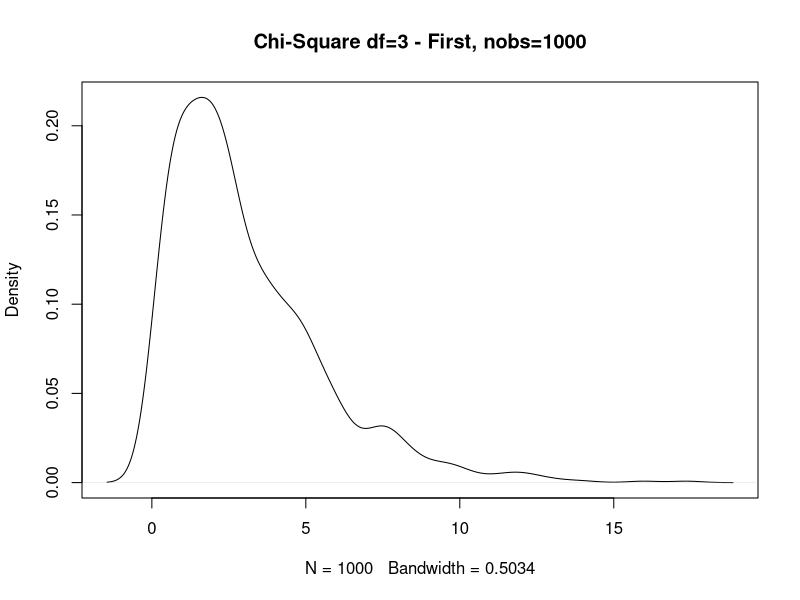
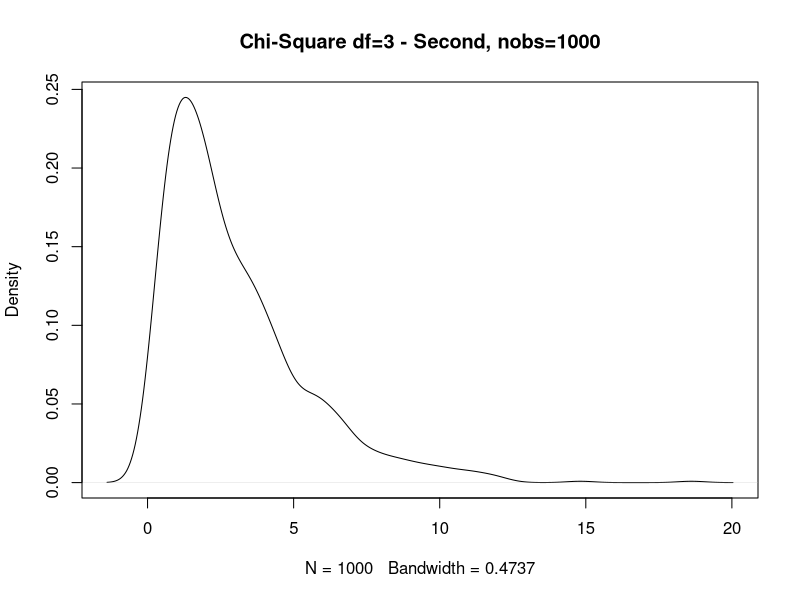
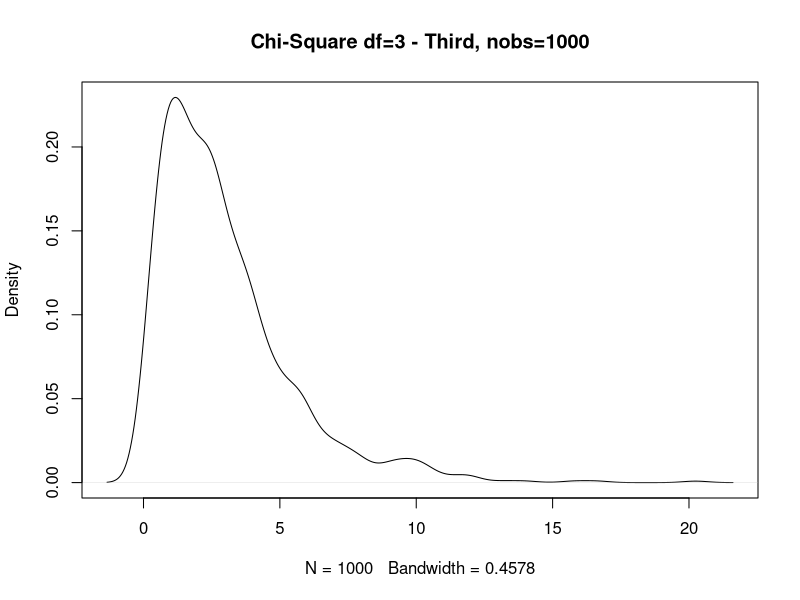
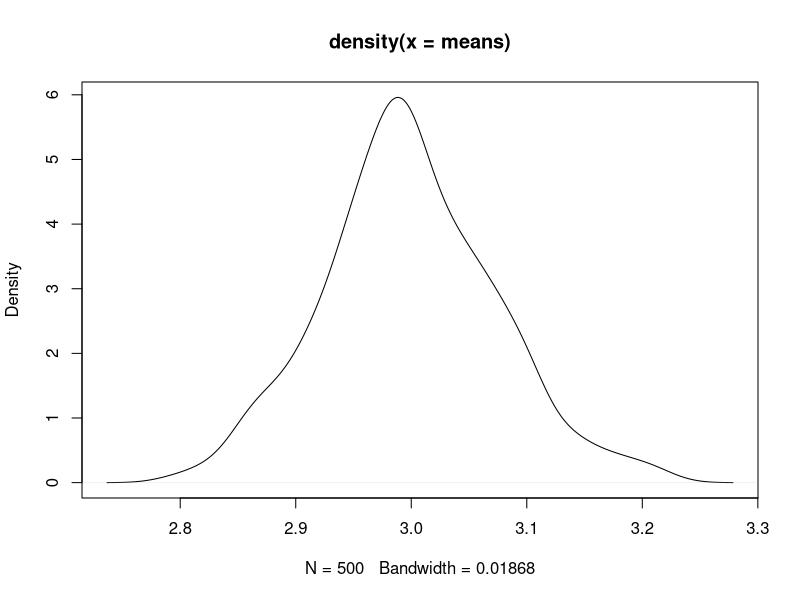

Reproduce these figures in R, in order.
# --------------------------------------------------
# ECOM20001 Econometrics 1 Tutorial 3
# Zheng Fan; fan.z@unimelb.edu.au
# --------------------------------------------------

# As we don't need to load the data
# we don't have to set the working directory

# clear the environment
rm(list = ls())

# --------------------------------------------------
# In-tute Question 2
# GENERATING DISTRIBUTIONS OF SAMPLE MEANS

## Generate a nobs=1000 sample of x's from a Chi-Square distribution with df=3, 
## and compute the mean
nobs=1000
x = rchisq(nobs, df=3)
plot(density(x), main="Chi-Square df=3 - First, nobs=1000")
x_mean=mean(x)
print("First mean")
print(x_mean)

## Do it again: generate a nobs=1000 sample of x's from a Chi-Square distribution 
## with df=3, and compute the mean
x=rchisq(nobs, df=3)
plot(density(x), main="Chi-Square df=3 - Second, nobs=1000")
x_mean=mean(x)
print("Second mean")
print(x_mean)

## Do one more time: generate a nobs=100 sample of x's from a Chi-Square distribution 
## with df=3, and compute the mean
x=rchisq(nobs, df=3)
plot(density(x), main="Chi-Square df=3 - Third, nobs=1000")
x_mean=mean(x)
print("Third mean")
print(x_mean)

# ***** OPTIONAL (start) ******

# Now suppose we were to repeat this K=500 times. 
# Each time we randomly draw samples of x's with nobs=1000 from a Chi-Square distribution 
# with df=3, and then compute the mean for each sample. 
# So in the end, we will have compute K=500 sample means when we are done.

nobs = 1000   # sample size number of observations
df = 3        # degree of freedom
K = 500       # number of repetitions

## Creates a variable called "means" with K=500 rows for saving the 500 means
means = matrix(0, K, 1)

## Draw K=500 random samples each with nobs=1000 observations from a Chi-Square distribution 
## with df=3, and save the mean from each sample

for (k in 1:K){
  x=rchisq(nobs, df=3) # draw the sample
  means[k]=mean(x)    # save the mean
}

# ***** OPTIONAL (end) ******

## Compute variance of the K=500 sample averages with var()
varmeans=var(means)

## The Chi-Square distribution has an E[X]=df. Compute true value
truevalue=df

## Compute absolute value of the error between sample averages and true value
err=abs(means-truevalue)

## Compute percentage of sample averages within 0.3 of the true value
pct=100*sum(err<0.3)/K


## Print LLN results
print("Number of observations in each random sample")
print(nobs)
print("Percentage of Sample Averages within 0.3 of the True Value")
print(pct)
print("Variance of the K=500 Sample Means")
print(varmeans)

sum(means>=3.3) # count the number of draws that greater than 3.3
sum(means<=2.7)

plot(density(means))
